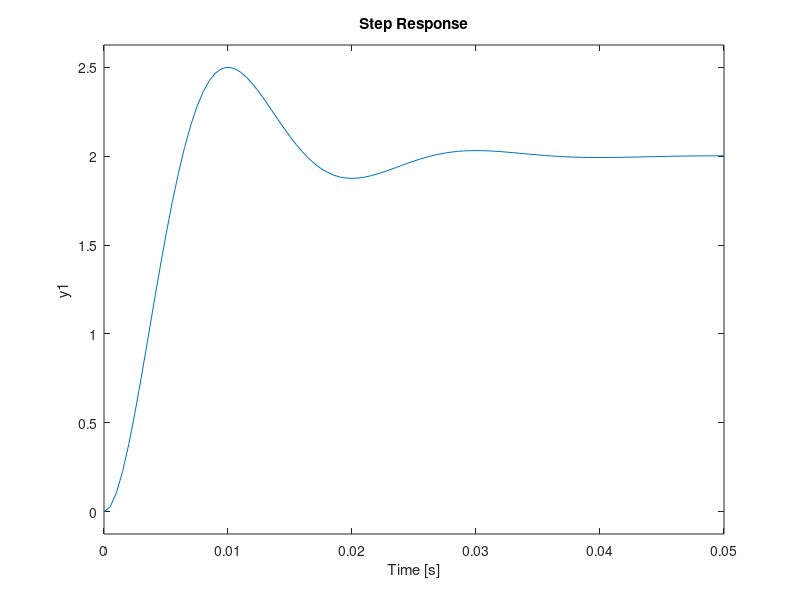

Recreate this plot in MATLAB.
clear all; close all; clc
pkg load control

%PARCIAL 2018 - 1ER EJERCICIO

% vemos que se trata de un sistema de segundo orden
% porq notamos que tiene picos, tanto hacia arriba
% como hacia abajo, la curva oscila, tiene un solo
% pico y luego se amortigua

% Por esto usamos la FDT de un sistema de segundo orden
% clasico que es la siguiente
% G(s) = k wn^2/(s^2 + 2*psita*wn*s+wn^2)
% siendo K la ganancia estatica o valor final de la rta
% psita el coeficiente de amortiguamiento
% wn la frecuencia no amortiguada

% Primero definimos los datos que nos da la grafica
% Mp que es el sobresalto maximo u overshoot que es de
% Mp = 0.25, luego tenemos el tp, que es el tiempo del
% pico que es 0.01 y por ultimo la constante K, que
% es la ganancia estatica o valor final, k=2

Mp = 0.25;
tp = 0.01;
k = 2;

% Primero calculo Psita,
%sqrt((ln(mp))^2/pi^2 + (ln(mp))^2)

psita = sqrt((log(Mp))^2/(pi^2 + (log(Mp))^2))

%Ahora calculmos wn como wn = pi/(tp*sqrt(1-psita^2))

wn = pi /(tp * sqrt(1-psita^2))

%Solo queda armar mi funcion de transferencia
%G=tf(k*wn^2,[1 2*psita*wn wn^2])
%step(G);grid
%G = tf (numerador, denominador)

G = tf(k*wn^2, [1 2*psita*wn wn^2]);
step(G); grid;
